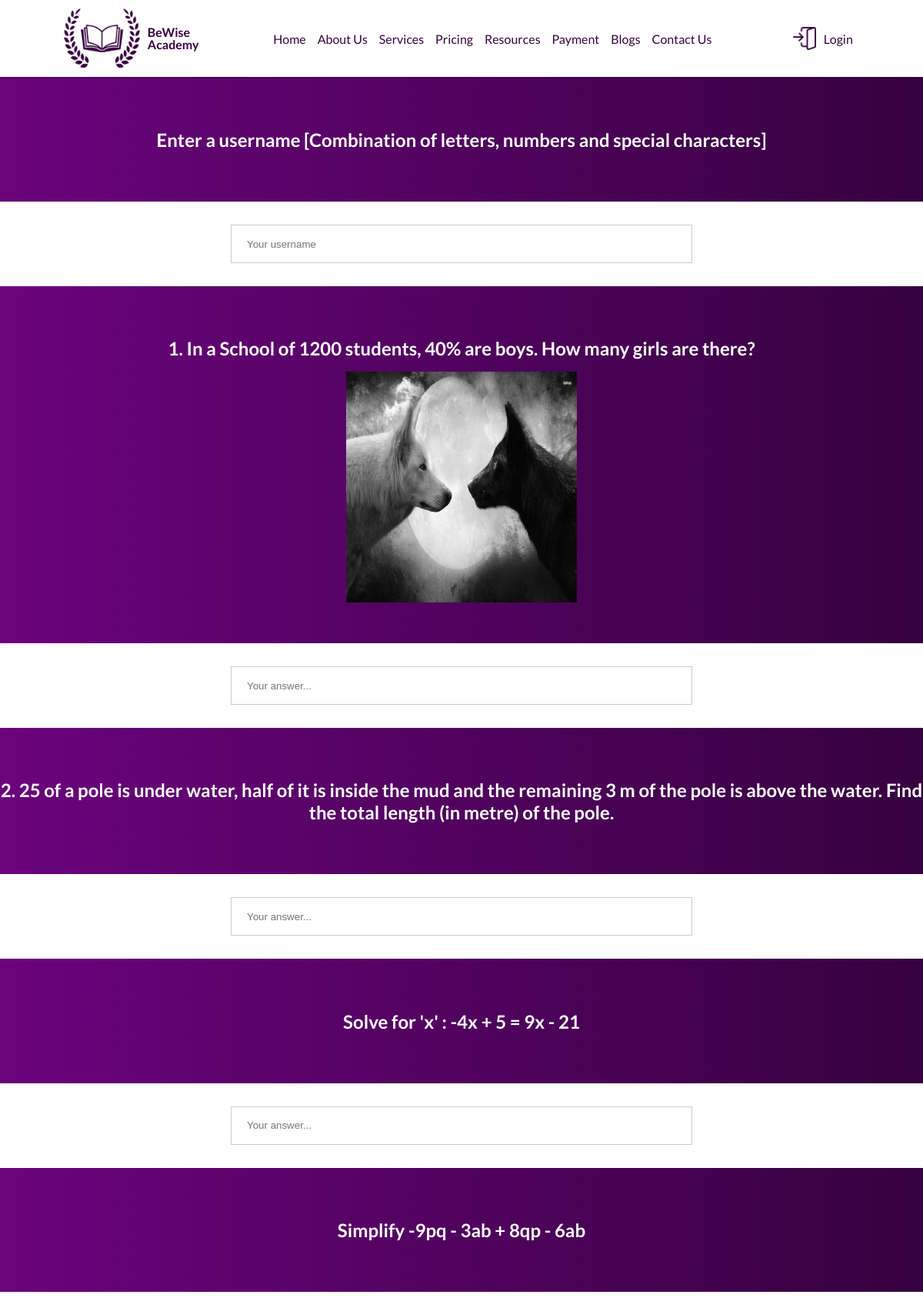
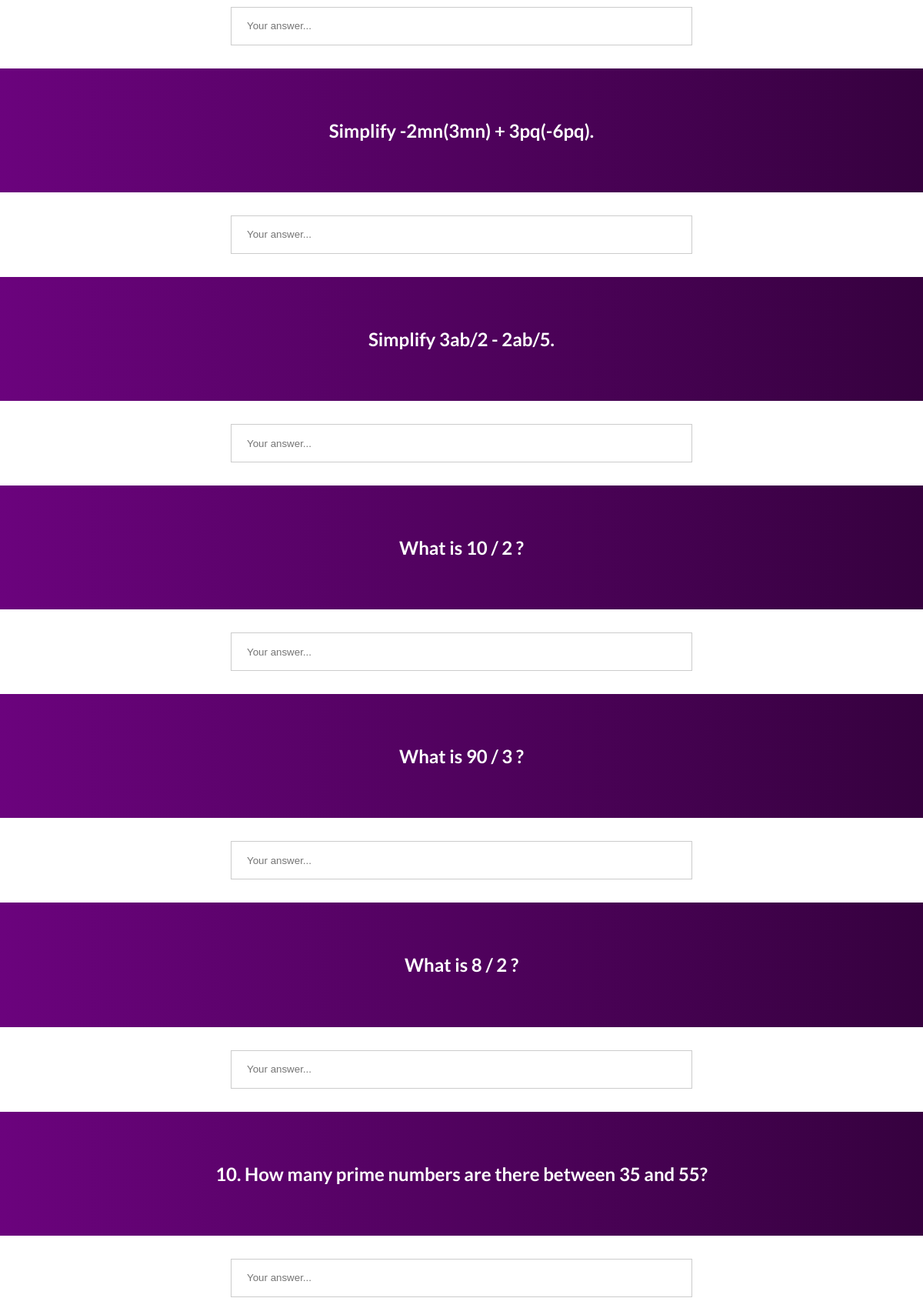
Screenshot of /evaluation/math (upper part) with the database file from the repository (2 pictures, top to bottom).
### tutor/models.py (models this page shows, shortened)
class Quiz(models.Model):
    subjectName = models.CharField(max_length=100)
    topicName = models.CharField(max_length=100)
    questionNumber = models.CharField(max_length=100,default="0")
    question = models.TextField()
    questionImage = models.ImageField(null=True,blank=True,upload_to='media/quiz/')
    nameTag = models.CharField(max_length=100,default=0)
    correctAnswer = models.CharField(max_length=1000)

### tutor/views.py (the view, shortened to what this page needs)
# urls.py: path('evaluation/math',mathQuizView.as_view(),name='mathQ'),
class mathQuizView(CreateView):
    template_name = "test.html"
    model = mathQuizResult
    fields = ['studentName','q1','q2','q3','q4','q5','q6','q7','q8','q9','q10']
    extra_context = {'quizQuestions':Quiz.objects.filter(subjectName="Mathematics")}
    success_url = 'mathresult'

### templates/test.html (shortened to what this page needs)
<!DOCTYPE html>
{% extends 'base.html' %}
{% load static %}
    {% block extrahead %}
    <link rel="stylesheet" href="{% static './static/css/test.css' %}">
    {% endblock %}
    {% block content %}
    <div class="main-body">
        <form action="" method="post" enctype="multipart/form-data" autocomplete="off">
            <div class="questions">
                <div class="header">
                    <h1>Enter a username [Combination of letters, numbers and special characters]</h1>
                </div>
                <div class="options">
                    <input type="text" name="studentName" id="studentName" placeholder="Your username">
                </div>
            </div>
            {% for i in quizQuestions %}
            <div class="questions">
                <div class="header">
                    <h1>{{ i.question }}</h1>
                    {% if i.questionImage %}
                    <img class="qimg" src="{{ i.questionImage.url }}" alt="">
                    {% endif %}
                </div>
                <div class="options">
                    <input type="text" name="{{ i.nameTag }}" id="{{ i.nameTag }}" placeholder="Your answer...">
                </div>
            </div>
            {% endfor %}
        </form>
    </div>
    {% endblock content %}

### static/css/base.css (style rules this page uses)
:root { --font: 'Lato', sans-serif; }
body { margin: 0; font-family: var(--font); }
.header { width: 100%; margin: 0; color: white; background: rgb(107, 3, 125); background: linear-gradient(90deg, rgba(107, 3, 125, 1) 0%, rgba(54, 1, 63, 1) 100%); padding: 50px 0; text-align: center; font-weight: 900; }
input[type=text], input[type=password], input[type=number], input[type=email], select { width: 100%; padding: 12px 20px; display: inline-block; border: 1px solid #ccc; box-sizing: border-box; }
.model3 .model-content label, input[type=text], input[type=number], input[type=email], input[type=password], textarea { margin: 5px 5px 10px 0px; }
@media screen and (min-width: 1024px) { .header h1 { font-size: 3.5rem; } }

### static/css/test.css (style rules this page uses)
.main-body { margin-bottom: 20px; }
.questions { display: flex; flex-direction: column; }
.options { width: 100%; display: flex; justify-content: center; }
input[type=text] { width: 50%; height: 50px; margin: 30px; padding: 0 20px; }
@media screen and (min-width: 1024px) { .header h1 { font-size: 1.5rem !important; } }
@media screen and (min-width: 1024px) { .qimg { height:300px; width:300px; } }

### rows the page displays
Quiz: question "1. In a School of 1200 students, 40% are boys. How many girls are there?", questionImage (picture)
Quiz: question "2. 25 of a pole is under water, half of it is inside the mud and the remaining 3 m of the pole is above the water. Find the total length (in metre) of the pole."
Quiz: question "Solve for 'x' : -4x + 5 = 9x - 21"
Quiz: question "Simplify -9pq - 3ab + 8qp - 6ab"
Quiz: question "Simplify -2mn(3mn) + 3pq(-6pq)."
Quiz: question "Simplify 3ab/2 - 2ab/5."
Quiz: question "What is 10 / 2 ?"
Quiz: question "What is 90 / 3 ?"
Quiz: question "What is 8 / 2 ?"
Quiz: question "10. How many prime numbers are there between 35 and 55?"
